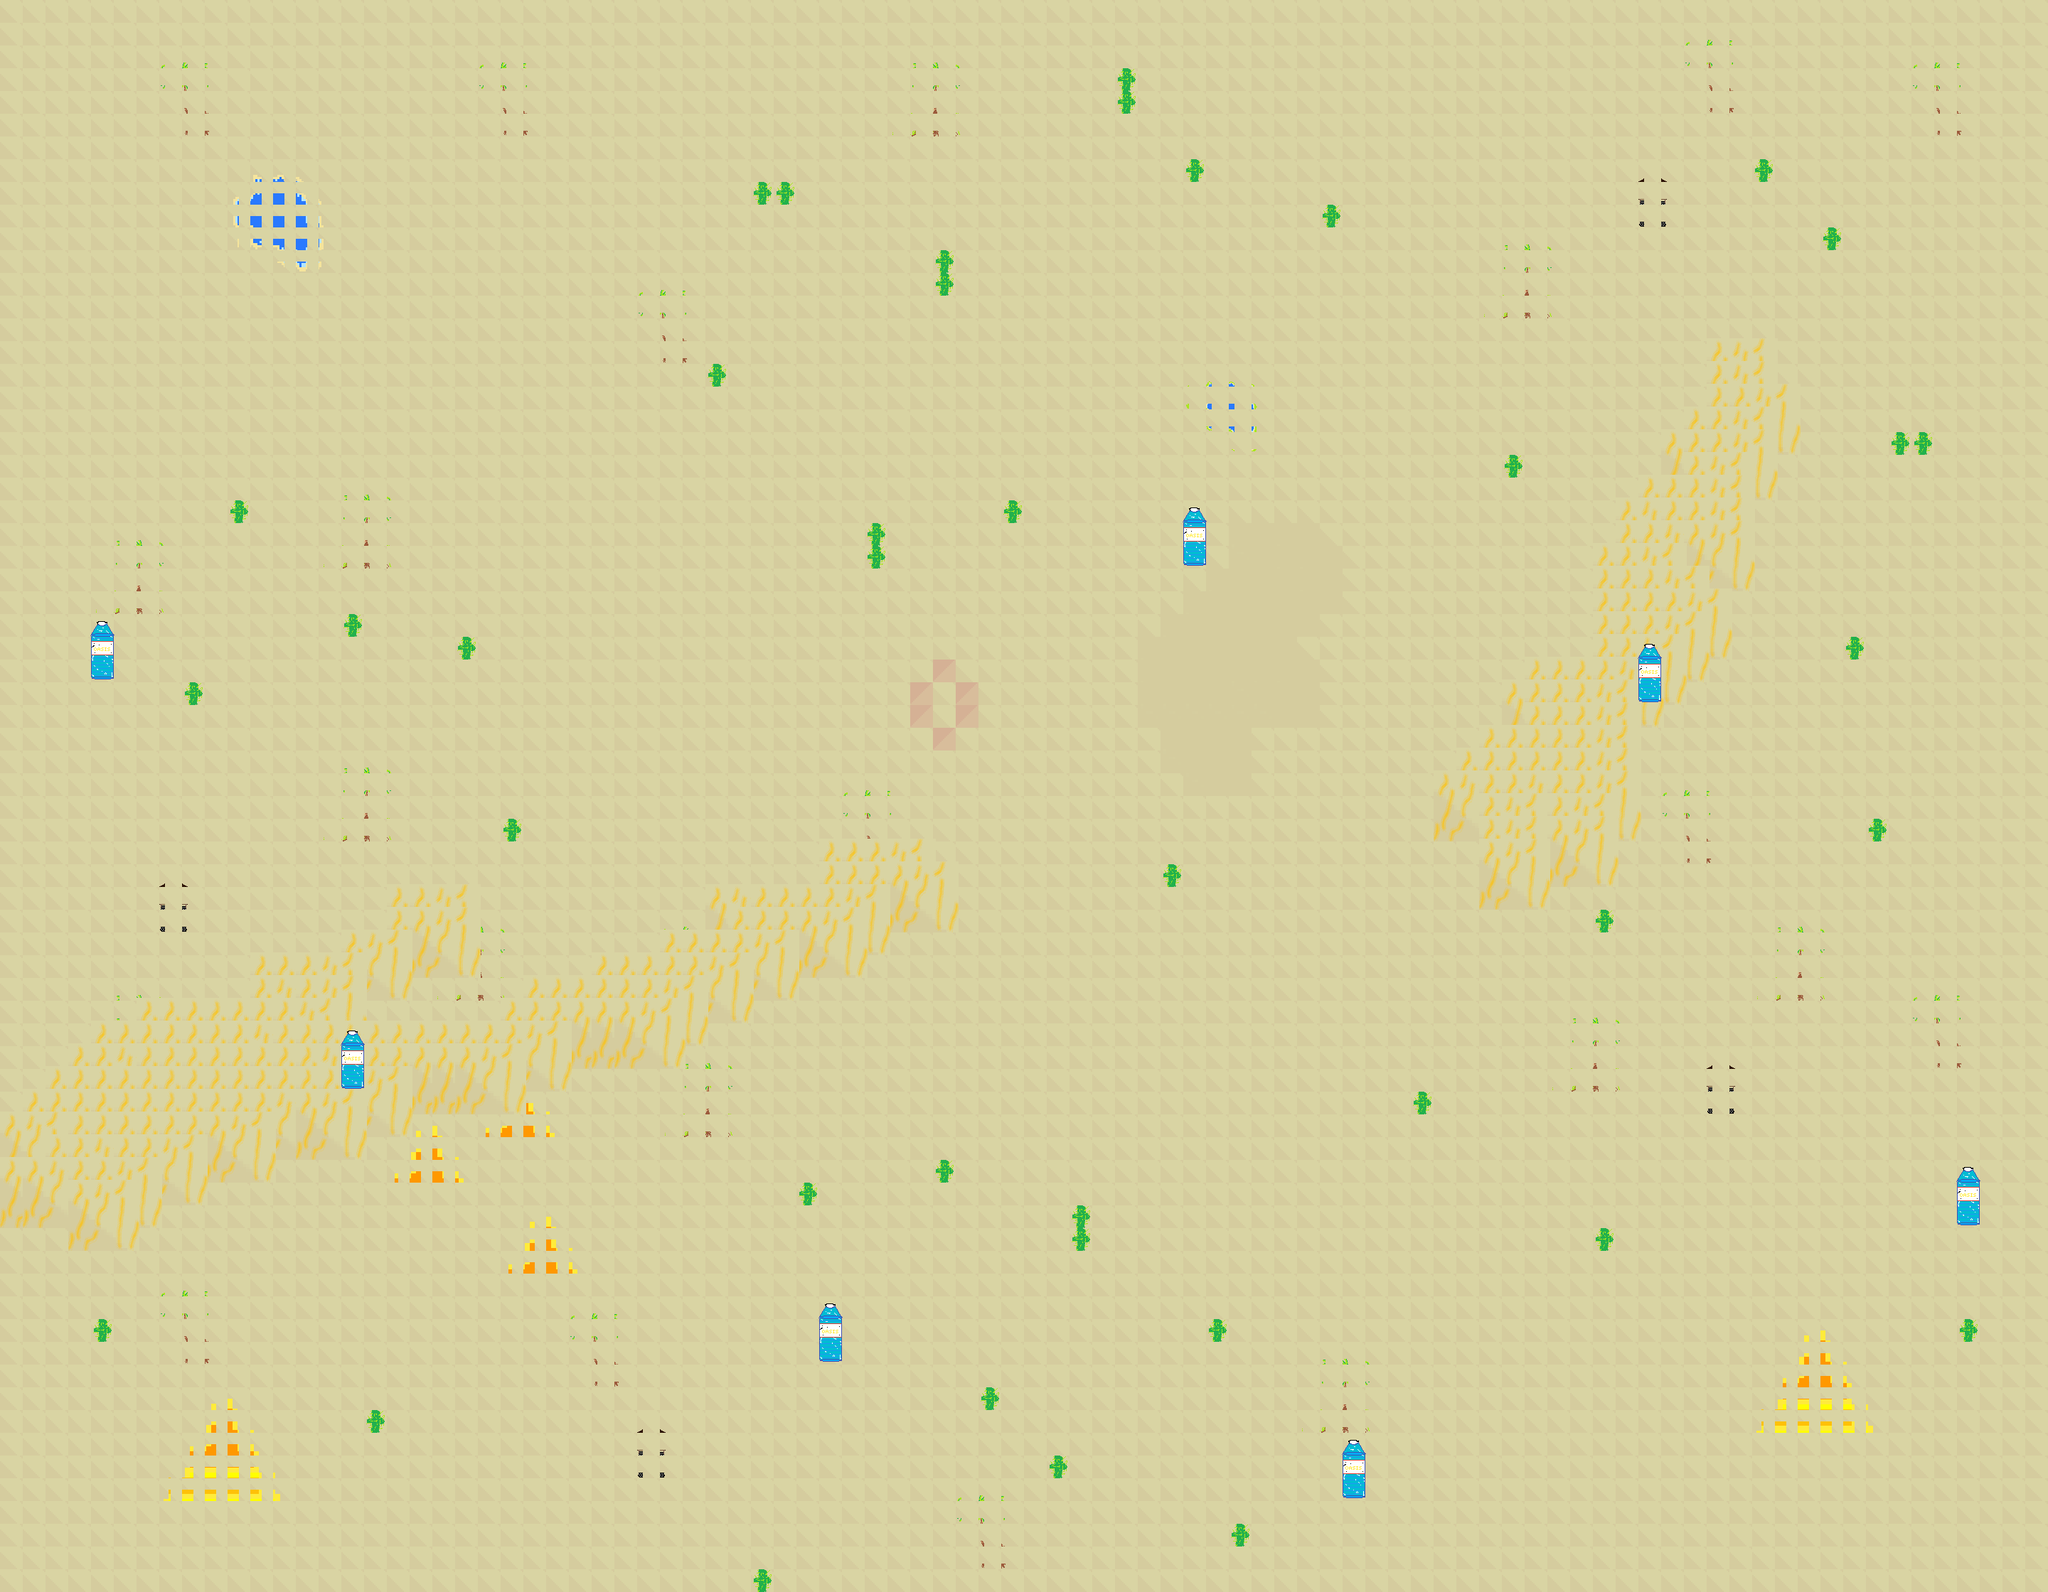

Below is a game level as drawn by its tile map, then a one-line description and the .tmx that defines it (tile-layer data replaced by summaries):
An orthogonal 90x70 tile map with 32x32 px tiles, 10 tile layers (Background, Collision, Oasis, Big obstacle, ...), 1 hidden layer not drawn, 15 tilesets.

<map version="1.10" tiledversion="1.10.2" orientation="orthogonal" renderorder="right-down" width="90" height="70" tilewidth="32" tileheight="32" infinite="0" backgroundcolor="#2a2a2a" nextlayerid="12" nextobjectid="1">
 <tileset firstgid="1" name="screenshot" tilewidth="32" tileheight="32" tilecount="700" columns="35">
  <image source="screenshot.png" width="1120" height="640" />
 </tileset>
 <tileset firstgid="701" name="Cacti" tilewidth="32" tileheight="32" tilecount="1" columns="1">
  <image source="Cacti.png" width="32" height="32" />
 </tileset>
 <tileset firstgid="702" name="pixil-frame-0 3" tilewidth="16" tileheight="16" tilecount="196" columns="14">
  <image source="pixil-frame-0 3.png" width="224" height="224" />
 </tileset>
 <tileset firstgid="898" name="pixil-frame-0 4" tilewidth="24" tileheight="24" tilecount="25" columns="5">
  <image source="pixil-frame-0 4.png" width="128" height="128" />
 </tileset>
 <tileset firstgid="923" name="pixil-frame-0 5" tilewidth="16" tileheight="16" tilecount="36" columns="6">
  <image source="pixil-frame-0 5.png" width="96" height="96" />
 </tileset>
 <tileset firstgid="959" name="pixil-frame-0 6" tilewidth="8" tileheight="8" tilecount="16" columns="4">
  <image source="pixil-frame-0 6.png" width="32" height="32" />
 </tileset>
 <tileset firstgid="975" name="pixil-frame-0 7" tilewidth="8" tileheight="8" tilecount="16" columns="4">
  <image source="pixil-frame-0 7.png" width="32" height="32" />
 </tileset>
 <tileset firstgid="991" name="pixil-frame-0 2" tilewidth="16" tileheight="16" tilecount="4" columns="2">
  <image source="pixil-frame-0 2.png" width="32" height="32" />
 </tileset>
 <tileset firstgid="995" name="pixil-frame-0 5" tilewidth="4" tileheight="4" tilecount="576" columns="24">
  <image source="pixil-frame-0 5.png" width="96" height="96" />
 </tileset>
 <tileset firstgid="1571" name="pixil-frame-0 10" tilewidth="8" tileheight="8" tilecount="16" columns="4">
  <image source="pixil-frame-0 10.png" width="32" height="32" />
 </tileset>
 <tileset firstgid="1587" name="pixil-frame-0 15" tilewidth="32" tileheight="32" tilecount="9" columns="3">
  <image source="pixil-frame-0 15.png" width="100" height="100" />
 </tileset>
 <tileset firstgid="1596" name="pixil-frame-0 16" tilewidth="100" tileheight="100" tilecount="1" columns="1">
  <image source="pixil-frame-0 16.png" width="100" height="100" />
 </tileset>
 <tileset firstgid="1597" name="pixil-frame-0 17" tilewidth="100" tileheight="100" tilecount="1" columns="1">
  <image source="pixil-frame-0 17.png" width="100" height="100" />
 </tileset>
 <tileset firstgid="1598" name="pixil-frame-0 12" tilewidth="8" tileheight="8" tilecount="16" columns="4">
  <image source="pixil-frame-0 12.png" width="32" height="32" />
 </tileset>
 <tileset firstgid="1614" name="pixil-frame-0 11" tilewidth="8" tileheight="8" tilecount="16" columns="4">
  <image source="pixil-frame-0 11.png" width="32" height="32" />
 </tileset>
 <layer id="1" name="Background" width="90" height="70">
  <data>[6300 cells, 6300 non-empty, 1 distinct tile ids]</data>
 </layer>
 <layer id="2" name="Collision" width="90" height="70">
  <data>[6300 cells, 316 non-empty, 1 distinct tile ids]</data>
 </layer>
 <layer id="3" name="Oasis" width="90" height="70">
  <data>[6300 cells, 25 non-empty, 25 distinct tile ids]</data>
 </layer>
 <layer id="4" name="Big obstacle" width="90" height="70">
  <data>[6300 cells, 106 non-empty, 35 distinct tile ids]</data>
 </layer>
 <layer id="5" name="Foreground" width="90" height="70">
  <data>[6300 cells, 442 non-empty, 49 distinct tile ids]</data>
 </layer>
 <layer id="6" name="Wells" width="90" height="70" visible="0">
  <data>[6300 cells, 64 non-empty, 16 distinct tile ids]</data>
 </layer>
 <layer id="7" name="Quicksand" width="90" height="70">
  <data>[6300 cells, 71 non-empty, 4 distinct tile ids]</data>
 </layer>
 <layer id="8" name="Heated Area" width="90" height="70">
  <data>[6300 cells, 195 non-empty, 1 distinct tile ids]</data>
 </layer>
 <layer id="9" name="Water_Collectablr" width="90" height="70">
  <data>[6300 cells, 7 non-empty, 1 distinct tile ids]</data>
 </layer>
 <layer id="10" name="MirageOasis" width="90" height="70">
  <data>[6300 cells, 16 non-empty, 16 distinct tile ids]</data>
 </layer>
 <layer id="11" name="Cactus" width="90" height="70">
  <data>[6300 cells, 40 non-empty, 1 distinct tile ids]</data>
 </layer>
</map>
